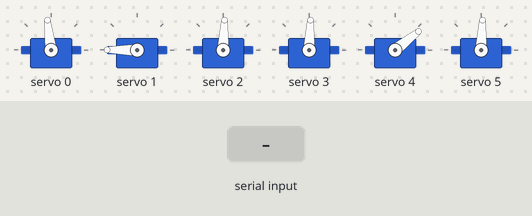
A sketch run on a simulated Arduino Uno, built with avr-gcc and run on an emulated ATmega328P. On the bench: 6 × servo. Inputs (shaded band) come from the test bench. What the sketch prints to the serial monitor is not drawn.

Above: at 1.2 s.
1.3 s: "t" received over Serial
At 2.87 s:
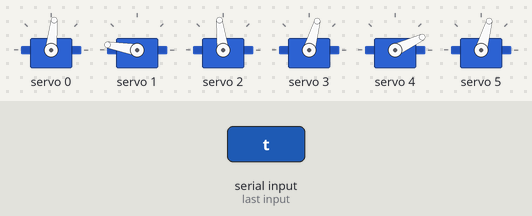
10.3 s: "p" received over Serial
At 12.7 s:
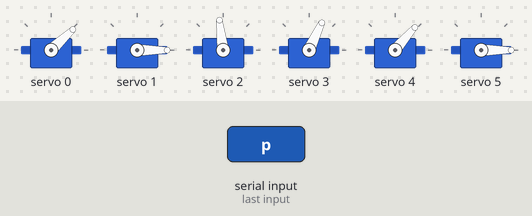
13.3 s: "r" received over Serial
At 14.65 s:
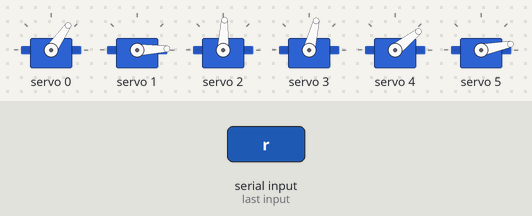
19.3 s: "p" received over Serial
At 22.0 s:
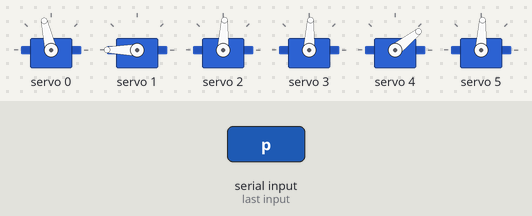
22.3 s: "t" received over Serial
At 25.51 s:
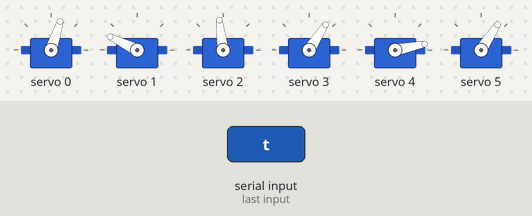
Timing chart, 0 to 26.3 s (numbered marks = the images above; inputs shaded):
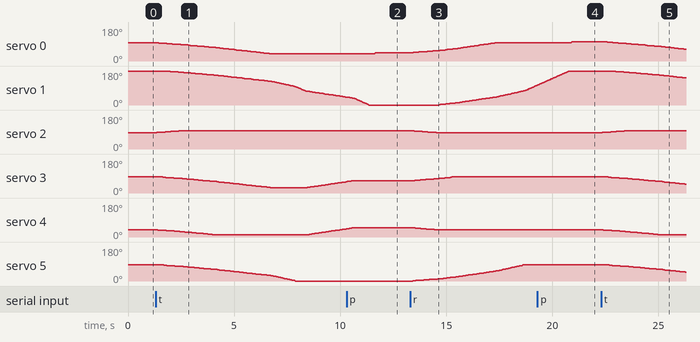

The sketch:

Arduino_Arm.ino
```cpp
#include <Wire.h>
#include <Adafruit_PWMServoDriver.h>
#include <Servo.h>

// called this way, it uses the default address 0x40
Adafruit_PWMServoDriver pwm = Adafruit_PWMServoDriver();
// you can also call it with a different address you want
//Adafruit_PWMServoDriver pwm = Adafruit_PWMServoDriver(0x41);
// you can also call it with a different address and I2C interface
//Adafruit_PWMServoDriver pwm = Adafruit_PWMServoDriver(0x40, Wire);

// Depending on your servo make, the pulse width min and max may vary, you
// want these to be as small/large as possible without hitting the hard stop
// for max range. You'll have to tweak them as necessary to match the servos you
// have!
#define SERVOMIN 90    // This is the 'minimum' pulse length count (out of 4096)
#define SERVOMAX 500   // This is the 'maximum' pulse length count (out of 4096)
#define USMIN 600      // This is the rounded 'minimum' microsecond length based on the minimum pulse of 150
#define USMAX 2400     // This is the rounded 'maximum' microsecond length based on the maximum pulse of 600
#define SERVO_FREQ 50  // Analog servos run at ~50 Hz updates

// our servo # counter
bool isFirstLoop = true;

void setup() {
  Serial.begin(9600);
  Serial.println("8 channel Servo test!");

  pwm.begin();

  /*
   * In theory the internal oscillator (clock) is 25MHz but it really isn't
   * that precise. You can 'calibrate' this by tweaking this number until
   * you get the PWM update frequency you're expecting!
   * The int.osc. for the PCA9685 chip is a range between about 23-27MHz and
   * is used for calculating things like writeMicroseconds()
   * Analog servos run at ~50 Hz updates, It is importaint to use an
   * oscilloscope in setting the int.osc frequency for the I2C PCA9685 chip.
   * 1) Attach the oscilloscope to one of the PWM signal pins and ground on
   *    the I2C PCA9685 chip you are setting the value for.
   * 2) Adjust setOscillatorFrequency() until the PWM update frequency is the
   *    expected value (50Hz for most ESCs)
   * Setting the value here is specific to each individual I2C PCA9685 chip and
   * affects the calculations for the PWM update frequency.
   * Failure to correctly set the int.osc value will cause unexpected PWM results
   */
  pwm.setOscillatorFrequency(27000000);
  pwm.setPWMFreq(SERVO_FREQ);  // Analog servos run at ~50 Hz updates

  delay(10);
}

// You can use this function if you'd like to set the pulse length in seconds
// e.g. setServoPulse(0, 0.001) is a ~1 millisecond pulse width. It's not precise!
void setServoPulse(uint8_t n, double pulse) {
  double pulselength;

  pulselength = 1000000;      // 1,000,000 us per second
  pulselength /= SERVO_FREQ;  // Analog servos run at ~60 Hz updates
  Serial.print(pulselength);
  Serial.println(" us per period");
  pulselength /= 4096;  // 12 bits of resolution
  Serial.print(pulselength);
  Serial.println(" us per bit");
  pulse *= 1000000;  // convert input seconds to us
  pulse /= pulselength;
  Serial.println(pulse);
  pwm.setPWM(n, 0, pulse);
}


#define HAND_PIN 0
#define POLSO_ROT_PIN 1
#define POLSO_PIN 2
#define BRACCIO_PIN 3
#define SPALLA_PIN 4
#define BASE_PIN 5

char inChar = ' ';
int hand_deg = 0;  //90 Chiuso - 30 Aperto


//HAND_PIN: 90 Chiuso - 30 Aperto
int position_deg_starting[6] = { 100, 180, 90, 90, 45, 90 };
int position_deg[6] = { 100, 180, 90, 90, 45, 90 };
int position_min[6] = { 30, 0, 0, 0, 0, 0 };
int position_max[6] = { 125, 180, 180, 180, 180, 180 };
int Selected = 0;
int pulselen = 0;
#define DELAY_IN_MOV 10

void PrintPos(){
  for (int i = 0; i < 6; i++) {
        Serial.print(position_deg[i]);
        if (i != 5)
          Serial.print(",");
      }
}

uint16_t Get_pulselength(int Selected, int degrees) {
  if (degrees > position_max[Selected]) degrees = position_max[Selected];
  if (degrees < position_min[Selected]) degrees = position_min[Selected];
  position_deg[Selected] = degrees;
  //Serial.println("Servo " + String(Selected) + " Set to: " + String(degrees));
  return map(degrees, 0, 180, SERVOMIN, SERVOMAX);
}


void Reset() {

  for (int i = 0; i < 6; i++) {
    int pos = position_deg_starting[i];
    pulselen = Get_pulselength(i, pos);
    pwm.setPWM(i, 0, pulselen);
  }
}

void GoTo(int Selected, int NewDegree, int MaxStep = 1000, bool Print =true) {
  int curr = position_deg[Selected];
  int dir;
  if (NewDegree == curr) return;
  int count = 0;
  if (NewDegree > curr) {
    dir = 1;
    count = 0;
    for (int i = curr; i <= NewDegree and count <= MaxStep; i = i + dir) {
      //Serial.println(i);

      int pulselen = Get_pulselength(Selected, i);
      pwm.setPWM(Selected, 0, pulselen);
      delay(DELAY_IN_MOV);
      count++;
    }
  } else {
    dir = -1;
    count = 0;
    for (int i = curr; i >= NewDegree and count <= MaxStep; i = i + dir) {
      //Serial.println(i);

      int pulselen = Get_pulselength(Selected, i);
      pwm.setPWM(Selected, 0, pulselen);
      delay(DELAY_IN_MOV);
      count++;
    }
  }

  if (Print) PrintPos();
}

void MoveToAbs(int Grip, int WristPitch, int WristRoll, int Elbow, int Shoulder, int Waist) {
  int maxsteps = Grip;
  maxsteps = (WristPitch > maxsteps ? WristPitch : maxsteps);
  maxsteps = (WristRoll > maxsteps ? WristRoll : maxsteps);
  maxsteps = (Elbow > maxsteps ? Elbow : maxsteps);
  maxsteps = (Shoulder > maxsteps ? Shoulder : maxsteps);
  maxsteps = (Waist > maxsteps ? Waist : maxsteps);

  for (int i = 0; i <= maxsteps; i++) {
    GoTo(0, Grip, 1,false);
    GoTo(1, WristPitch, 1,false);
    GoTo(2, WristRoll, 1,false);
    GoTo(3, Elbow, 1,false);
    GoTo(4, Shoulder, 1,false);
    GoTo(5, Waist, 1,false);
  }

  PrintPos();

}

void MoveToAbs(int* values) {

  MoveToAbs(values[0], values[1], values[2], values[3], values[4], values[5]);
}

void loop() {

  if (isFirstLoop) {
    Serial.println("Selected " + String(Selected));

    Reset();

    isFirstLoop = false;
    Serial.print("Setup done");
  }

  String inChar = "";

  if (Serial.available() > 0) {

    // read incoming serial data:

    delay(5);
    char c = Serial.read();

    inChar += c;
    if ((inChar == "o")
        or (inChar == "p")
        or (inChar == "r")
        or (inChar == "l")
        or (inChar == "t")
        or (inChar == "0")
        or (inChar == "1")
        or (inChar == "2")
        or (inChar == "3")
        or (inChar == "4")
        or (inChar == "5"))
      Serial.println(inChar);
  }

  if (inChar == "0") Selected = 0;
  if (inChar == "1") Selected = 1;
  if (inChar == "2") Selected = 2;
  if (inChar == "3") Selected = 3;
  if (inChar == "4") Selected = 4;
  if (inChar == "5") Selected = 5;

  if (inChar == "o") GoTo(Selected, position_deg[Selected] - 5);
  if (inChar == "p") GoTo(Selected, position_deg[Selected] + 5);

  if (inChar == "r") {

    MoveToAbs(position_deg_starting);
  }

  if (inChar == "t") {
    int data1[6] = {45,0,100,35,20,10};
    MoveToAbs(data1);
    int data2[6] = {45,0,100,70,55,10};
    MoveToAbs(data2);


  }

  if (inChar == "l")
    PrintPos();
}
```

Measured:
- after the input at 1.3 s, servo 0: moves from 97° to 38° over 5.4 s, starting at once; servo 1: moves from 180° to 42° over 8.5 s, starting after 0.43 s
- after the input at 10.3 s, servo 0: 38° → 43° after 1.3 s
- after the input at 13.3 s, servo 0: moves from 43° to 97° over 4.0 s, starting at once; servo 1: moves from 0° to 105° over 4.7 s, starting after 1.3 s; servo 2: moves from 97° to 87° over 1.2 s, starting after 0.06 s; servo 3: moves from 65° to 87° over 2.1 s, starting after 0.08 s; servo 4: moves from 49° to 38° over 1.2 s, starting after 0.10 s
- after the input at 19.3 s, servo 0: 97° → 103° after 1.6 s
- after the input at 22.3 s, servo 0: moves from 103° to 62° over 4.0 s, starting at once; servo 1: moves from 180° to 143° over 3.6 s, starting after 0.43 s; servo 2: moves from 87° to 97° over 1.2 s, starting after 0.06 s; servo 3: moves from 87° to 47° over 3.8 s, starting after 0.08 s; servo 4: moves from 38° to 11° over 2.8 s, starting after 0.10 s
